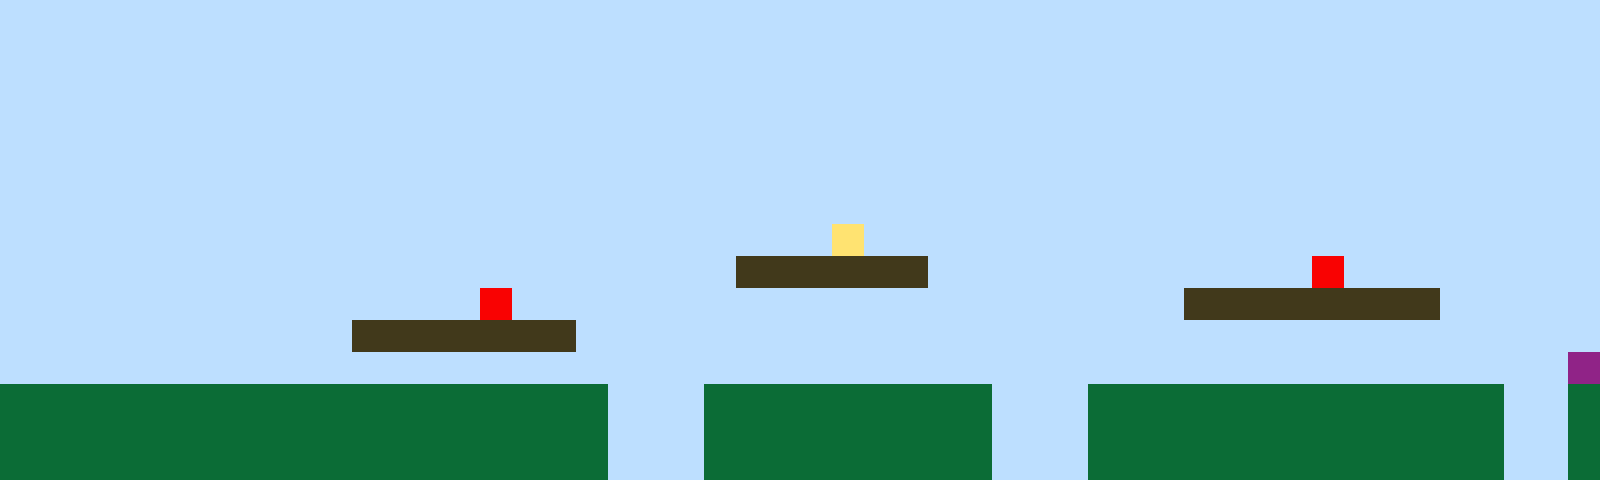

Tiled map render using the project's own tile images. Description and the whole map definition, tile-layer contents included, below:
An orthogonal 50x15 tile map with 32x32 px tiles, 1 tile layer (Tile Layer 1).

<map version="1.10" tiledversion="1.11.2" orientation="orthogonal" renderorder="right-up" width="50" height="15" tilewidth="32" tileheight="32" infinite="0" nextlayerid="2" nextobjectid="1"><editorsettings><export target="map1.csv" format="csv" /></editorsettings><tileset firstgid="1" name="sprites" tilewidth="32" tileheight="32" tilecount="6" columns="3"><image source="sprites.png" width="96" height="64" /></tileset><layer id="1" name="Tile Layer 1" width="50" height="15"><data encoding="csv">1,1,1,1,1,1,1,1,1,1,1,1,1,1,1,1,1,1,1,1,1,1,1,1,1,1,1,1,1,1,1,1,1,1,1,1,1,1,1,1,1,1,1,1,1,1,1,1,1,1,1,1,1,1,1,1,1,1,1,1,1,1,1,1,1,1,1,1,1,1,1,1,1,1,1,1,1,1,1,1,1,1,1,1,1,1,1,1,1,1,1,1,1,1,1,1,1,1,1,1,1,1,1,1,1,1,1,1,1,1,1,1,1,1,1,1,1,1,1,1,1,1,1,1,1,1,1,1,1,1,1,1,1,1,1,1,1,1,1,1,1,1,1,1,1,1,1,1,1,1,1,1,1,1,1,1,1,1,1,1,1,1,1,1,1,1,1,1,1,1,1,1,1,1,1,1,1,1,1,1,1,1,1,1,1,1,1,1,1,1,1,1,1,1,1,1,1,1,1,1,1,1,1,1,1,1,1,1,1,1,1,1,1,1,1,1,1,1,1,1,1,1,1,1,1,1,1,1,1,1,1,1,1,1,1,1,1,1,1,1,1,1,1,1,1,1,1,1,1,1,1,1,1,1,1,1,1,1,1,1,1,1,1,1,1,1,1,1,1,1,1,1,1,1,1,1,1,1,1,1,1,1,1,1,1,1,1,1,1,1,1,1,1,1,1,1,1,1,1,1,1,1,1,1,1,1,1,1,1,1,1,1,1,1,1,1,1,1,1,1,1,1,1,1,1,1,1,1,1,1,1,1,1,1,1,1,1,1,1,1,1,1,1,1,1,1,1,1,1,1,1,1,1,1,1,1,1,1,1,1,1,1,1,1,1,1,1,1,1,1,1,1,1,1,1,1,4,1,1,1,1,1,1,1,1,1,1,1,1,1,1,1,1,1,1,1,1,1,1,1,1,1,1,1,1,1,1,1,1,1,1,1,1,1,1,1,1,1,1,1,1,1,1,3,3,3,3,3,3,1,1,1,1,1,1,1,1,1,1,1,1,5,1,1,1,1,1,1,1,1,1,1,1,1,1,1,1,1,1,1,1,1,1,1,1,5,1,1,1,1,1,1,1,1,1,1,1,1,1,1,1,1,1,1,1,1,1,3,3,3,3,3,3,3,3,1,1,1,1,1,1,1,1,1,1,1,1,1,1,1,1,3,3,3,3,3,3,3,1,1,1,1,1,1,1,1,1,1,1,1,1,1,1,1,1,1,1,1,1,1,1,1,1,1,1,1,1,1,1,1,1,1,1,1,1,1,1,1,1,1,1,1,1,1,1,1,1,1,1,1,1,1,1,1,1,1,1,1,1,1,1,1,1,1,1,1,1,1,1,1,1,1,1,1,1,1,1,1,1,6,2,2,2,2,2,2,2,2,2,2,2,2,2,2,2,2,2,2,2,1,1,1,2,2,2,2,2,2,2,2,2,1,1,1,2,2,2,2,2,2,2,2,2,2,2,2,2,1,1,2,2,2,2,2,2,2,2,2,2,2,2,2,2,2,2,2,2,2,2,1,1,1,2,2,2,2,2,2,2,2,2,1,1,1,2,2,2,2,2,2,2,2,2,2,2,2,2,1,1,2,2,2,2,2,2,2,2,2,2,2,2,2,2,2,2,2,2,2,2,1,1,1,2,2,2,2,2,2,2,2,2,1,1,1,2,2,2,2,2,2,2,2,2,2,2,2,2,1,1,2</data></layer></map>
